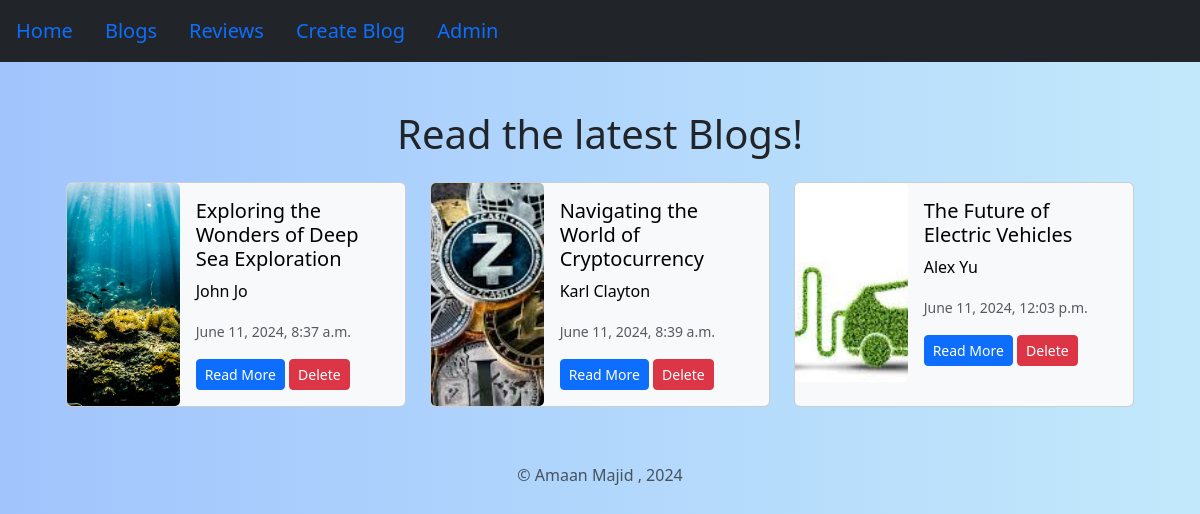
Screenshot of /blog/ with the database file from the repository.
### blog/models.py (models this page shows, shortened)
class blogPosts(models.Model):
    title=models.CharField(max_length=100)
    content=models.TextField()
    author=models.CharField(max_length=50)
    image=models.ImageField(upload_to='blogs/')
    date_added=models.DateTimeField(default=timezone.now)

### blog/views.py (the view)
# urls.py: path('',views.blog,name="blog"),
def blog(request):
    blogs=blogPosts.objects.all()
    return render(request,"blog.html",{'blogs':blogs})

### blog/templates/blog.html (shortened to what this page needs)
{% extends "layout.html" %}
{% block content %}
<h1>Read the latest Blogs!</h1>
<div class="grid grid-cols-3 gap-4 m-4">
    {% for blog in blogs %}
    <div class="card text-bg-light mb-3" style="max-width: 540px;">
        <div class="row g-0">
            <div class="col-md-4">
                <img src="{{ blog.image.url }}" class="card-img h-100 rounded-lg" style="object-fit: cover;" alt="...">
            </div>
            <div class="col-md-8">
                <div class="card-body">
                    <h5 class="card-title">{{ blog.title }}</h5>
                    <p class="card-text">{{ blog.author }}</p>
                    <p class="card-text"><small class="text-body-secondary">{{ blog.date_added }}</small></p>
                    <a href="{% url 'blog_details' blog.id %}" class="btn btn-primary btn-sm">Read More</a>
                    <form action="{% url 'delete_blog' blog.id %}" method='POST' class='d-inline'>
                        <input type="submit" class="btn btn-danger btn-sm" value="Delete">
                    </form>
                </div>
            </div>
        </div>
    </div>
    {% endfor %}
</div>
{% endblock %}

### static/style.css (style rules this page uses)
:root { --bs-body-bg: #f0f0f0; }
h1 { text-align: center; }

### templates/layout.html (style rules this page uses)
body { background: linear-gradient(90deg, #a1c4fd, #c2e9fb); }

### rows the page displays
blogPosts: image (picture), title "Exploring the Wonders of Deep Sea Exploration", author "John Jo", date_added "June 11, 2024, 8:37 a.m."
blogPosts: image (picture), title "Navigating the World of Cryptocurrency", author "Karl Clayton", date_added "June 11, 2024, 8:39 a.m."
blogPosts: image (picture), title "The Future of Electric Vehicles", author "Alex Yu", date_added "June 11, 2024, 12:03 p.m."
